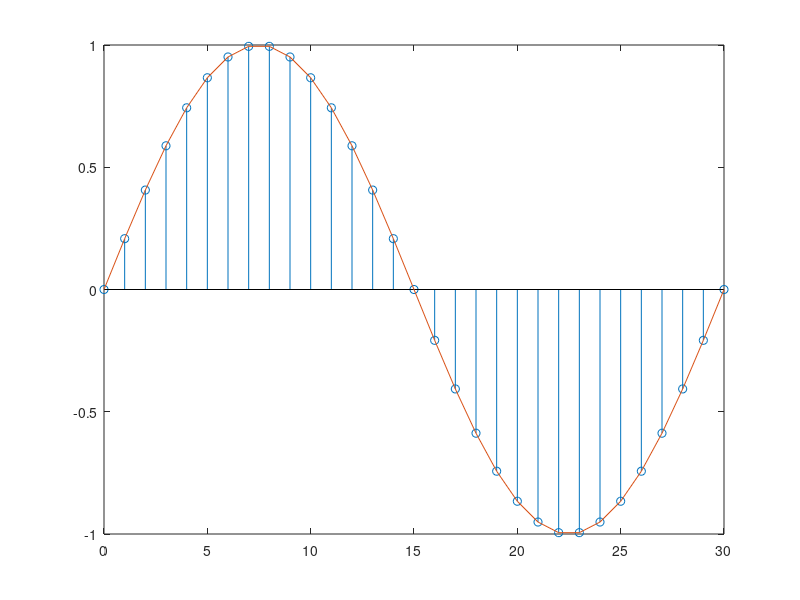

Write the MATLAB code that produced this figure.
 function [] = ex3a()

T=1;
w = pi/15;
N= 2*pi/w;
k = (N*w)/(2*pi)
f = w / (2*pi); %Frequency of sinusoid
p = 1/f
t=0:1:N;
n=0:N;
xa = sin(w.*t);
xn = sin(n.*w.*T);


stem(n,xn);
hold on
plot(t,xa);
 

end

